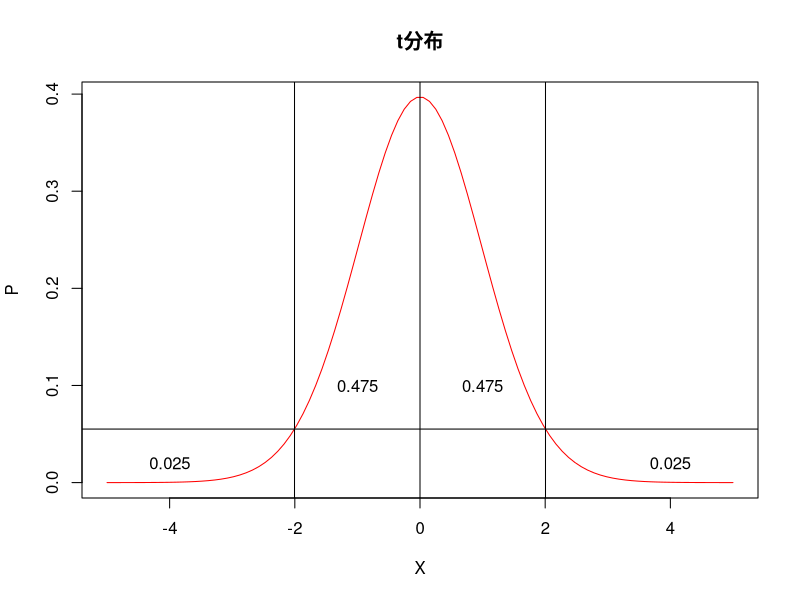

R code for this plot:
data <- read.csv("data.csv", fileEncoding="UTF8", stringsAsFactors=FALSE);

ds <- split(data, data$gender)

boy <- ds$男生
girl <- ds$女生

boy_df <- nrow(boy);
girl_df <- nrow(girl);

df <- boy_df-1 + girl_df-1

#生成一个序列，从-5到5
x <- seq(-5, 5, length.out=100);
#获取t分布对应的x值的概率
y <- dt(x, df);

#绘图
plot(
  x, y,
  col="red", type='l',
  ylab='P', xlab='X',
  main="t分布"
);

#置信度的设置
config = 0.95;
#绘画出置信度下的占比区间
(1-config)/2

lEdge <- qt((1-config)/2, df)

abline(v=0)
abline(v=lEdge)
abline(h=dt(lEdge, df))
text(-4, 0.02, (1-config)/2)
text(-1, 0.1, 0.5-(1-config)/2)
#右边区间
rEdge <- qt(1-(1-config)/2, df)
#添加垂直线和横线
abline(v=rEdge)
text(4, 0.02, (1-config)/2)
text(1, 0.1, 0.5-(1-config)/2)

print(paste("置信区间为：[", lEdge, ", ", rEdge, "]", sep=""))


boy_mean <- mean(boy$comsume)
girl_mean <- mean(girl$comsume)

boy_sd <- sd(boy$comsume)
girl_sd <- sd(girl$comsume)

boy_s = boy_sd/sqrt(boy_df)
girl_s = girl_sd/sqrt(girl_df);

t <- (boy_mean-girl_mean)/sqrt(boy_s^2 + girl_s^2)

t

#双向累计概率
p <- 2*(1-pt(t, df))
p

#一键式搞定两个独立样本的t检验
t.test(boy$comsume, girl$comsume)
